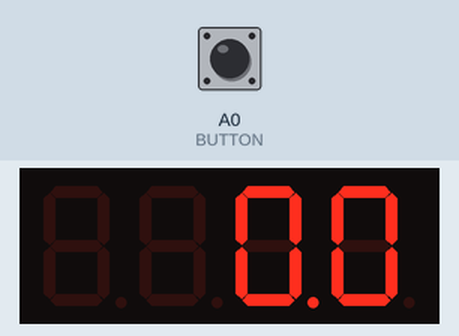
Recording of a sketch running on a simulated Arduino Uno, built with avr-gcc and run on an emulated ATmega328P. Shown: 4-digit seven-segment display. Wiring (from diagram.json): 4-digit 7-segment display, segments lit when HIGH: segments pin 2, pin 3, pin 4, pin 5, pin 6, pin 7, pin 8, pin 13; digit selects pin 9, pin 10, pin 11, pin 12. The test bench sets the inputs (shaded band); at power-on: A0 (BUTTON) HIGH. The segment pins are drawn as the display they are named for.

Above: at 1.2 s.
1.3 s: A0 (BUTTON) pulled LOW for 0.15 s
At 1.51 s:
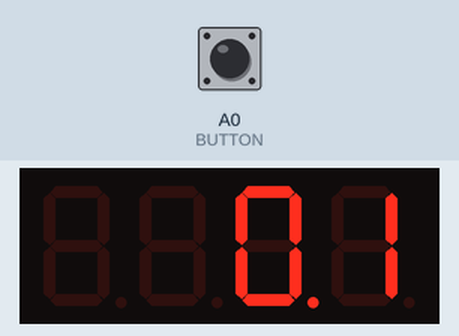
At 2.0 s:
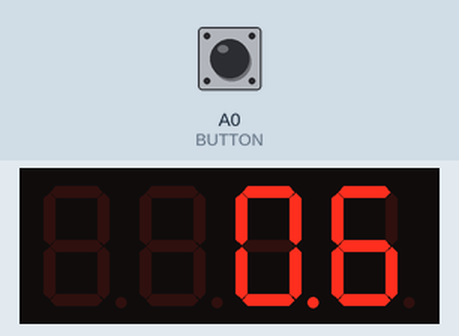
Timing chart, 0 to 4.3 s (numbered marks = the images above; inputs shaded):
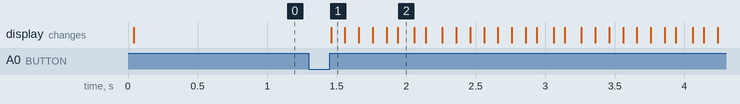

The sketch:

sketch.ino
```cpp
// Episode 15 homework solution - stopwatch 0.0 to 999.9 on a 4-digit 7-segment display
const int SEG[7] = {2, 3, 4, 5, 6, 7, 8};   // segments a..g
const int DP = 13;                          // decimal point
const int DIG[4] = {9, 10, 11, 12};         // digits 1..4 (LOW = on)
const int BUTTON = A0;                      // to GND, INPUT_PULLUP

const byte PATTERN[10] = {
  0b0111111, 0b0000110, 0b1011011, 0b1001111, 0b1100110,
  0b1101101, 0b1111101, 0b0000111, 0b1111111, 0b1101111
};
const int PLACE[4] = {1000, 100, 10, 1};

bool running = false;
unsigned long tenths = 0;                   // 0 .. 9999 = 0.0 .. 999.9 s
unsigned long lastTick = 0;
bool lastButton = HIGH;
unsigned long lastChange = 0;
unsigned long lastSwitch = 0;
int current = 0;

void showDigit(int pos) {
  for (int d = 0; d < 4; d++) digitalWrite(DIG[d], HIGH);
  int n = (tenths / PLACE[pos]) % 10;
  bool blank = (pos < 2 && tenths < (unsigned long)PLACE[pos]);   // no leading zeros
  for (int s = 0; s < 7; s++) digitalWrite(SEG[s], blank ? LOW : bitRead(PATTERN[n], s));
  digitalWrite(DP, pos == 2);                                     // point after digit 3
  digitalWrite(DIG[pos], LOW);
}

void setup() {
  for (int s = 0; s < 7; s++) pinMode(SEG[s], OUTPUT);
  pinMode(DP, OUTPUT);
  for (int d = 0; d < 4; d++) pinMode(DIG[d], OUTPUT);
  pinMode(BUTTON, INPUT_PULLUP);
}

void loop() {
  // button: start / stop
  bool b = digitalRead(BUTTON);
  if (b != lastButton && millis() - lastChange > 50) {
    lastChange = millis();
    lastButton = b;
    if (b == LOW) {
      running = !running;
      lastTick = millis();
    }
  }

  // time: one tenth every 100 ms
  if (running && millis() - lastTick >= 100) {
    lastTick += 100;
    if (tenths < 9999) tenths++;
  }

  // display: next digit every 2 ms
  if (millis() - lastSwitch >= 2) {
    lastSwitch = millis();
    current = (current + 1) % 4;
    showDigit(current);
  }
}
```

Measured:
- after the input at 1.3 s, the display: changes after 0.16 s (image 1)
